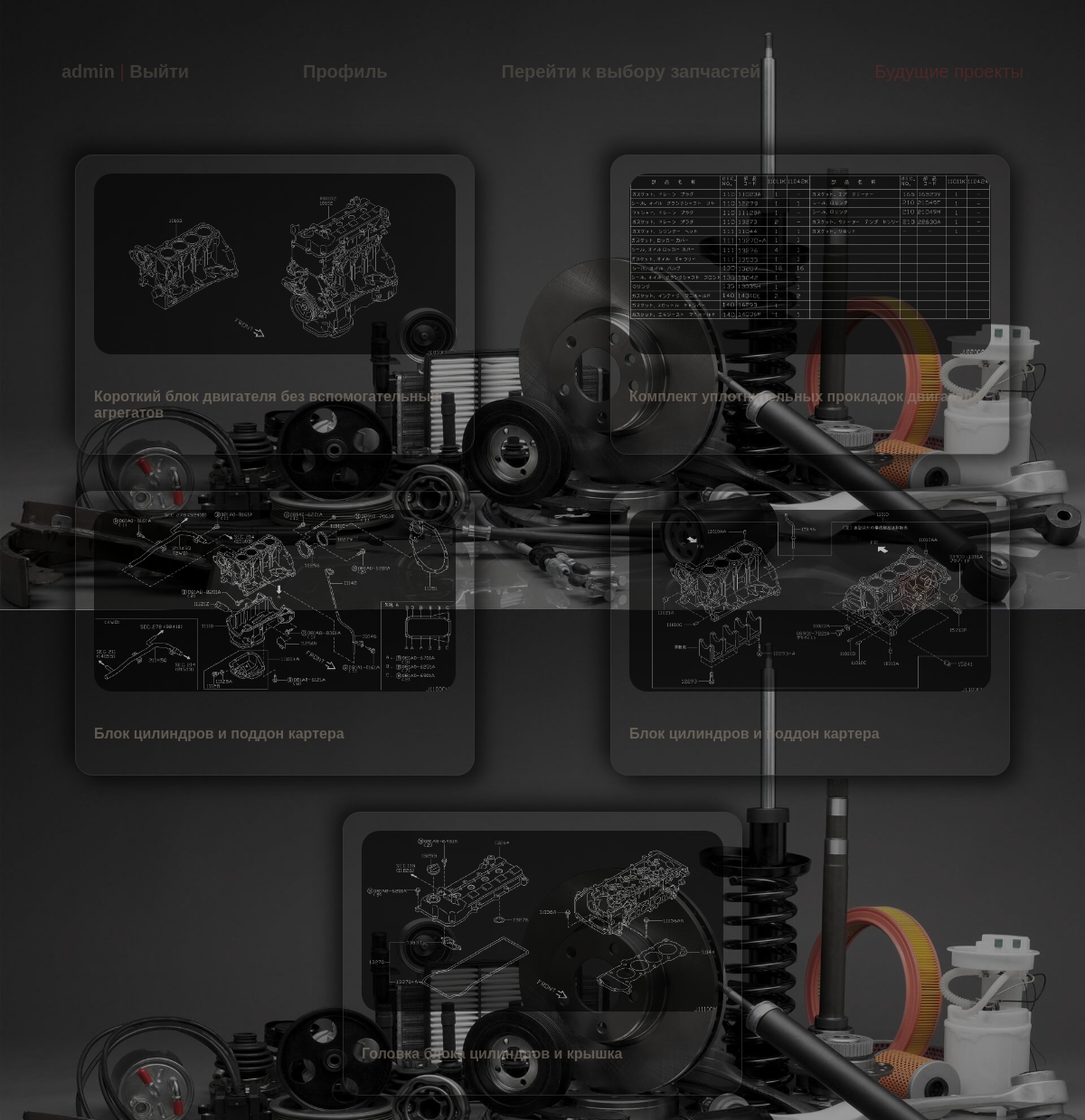
Screenshot of /schemes/1/ (signed in) with the database file from the repository.
### users/models.py (models this page shows)
class User(AbstractUser):
    image = models.ImageField(upload_to='users_images', blank=True)
    car_name = models.CharField(max_length=100, blank=True)

### autoparts/models.py (models this page shows, shortened)
class SchemePart(models.Model):
    num_scheme = models.CharField(max_length=255, verbose_name='Номер схемы')
    name = models.CharField(max_length=255, verbose_name='Название схемы')
    category = models.ForeignKey(CategoryParts, verbose_name='Категория запчастей', on_delete=models.CASCADE)
    image = models.ImageField(upload_to='media/scheme', verbose_name='Изображение схемы', blank=True)
    car = models.ForeignKey(Car, verbose_name='Автомобиль', on_delete=models.CASCADE)
    class Meta:
        verbose_name = 'Схема запчастей'
        verbose_name_plural = 'Схемы запчастей'

### autoparts/views.py (the view)
# urls.py: path('schemes/<int:cat_id>/', views.schemes, name='shemes'),
@login_required(login_url='/users/login')
def schemes(request, cat_id):
    car = Car.objects.all()
    user = request.user
    print(user.car_name)
    print(car == user.car_name)
    for i in car:
        print(i.name_car)
        print(i.id)
        if i.name_car == user.car_name:
            schem = SchemePart.objects.filter(category=cat_id, car = i.id )
    context = {'schem': schem}
    return render(request, 'autoparts/schemes.html', context)

### autoparts/templates/autoparts/schemes.html
{% extends 'autoparts/base.html' %}
{% block content %}
<div class="cards">
{% for s in schem %}
<div class="card cwidth ">
    <img src="{{ s.image.url }}" class="schemes img">
    <br>
    <br>
    <div><p><a href=" {% url 'parts' s.id %}">{{s.name}}</a></p></div>
</div>
{% endfor %}
{% endblock %}

### autoparts/templates/autoparts/base.html (shortened to what this page needs)
{% load static %}
<!DOCTYPE html>
<html lang="en">
<head>
    <link rel="stylesheet" href="{% static 'css/style.css' %}">
</head>
<body>
    <div ><div class="menu">
        {% if request.user.is_authenticated %}
        <div class="bottom_menu"><a href="{% url 'index' %}">{{user.username}}</a> | <a href="{% url 'logout' %}">Выйти</a></div>
        <div class="bottom_menu"><a href="{% url 'profile' %}">Профиль</a></div>
        <div class="bottom_menu"><a href="{% url 'category'%}">Перейти к выбору запчастей</a></div>
        <div class="bottom_menu">Будущие проекты</div>
            {%else%}
            <li class="last"><a href="{% url 'register' %}">Регистрация </a> | <a href="{% url 'login' %}">Войти </a>
            </li>
            {% endif %}
        </div>
    </div>
        {% block content %}
        {% endblock %}
</body>
</html>

### autoparts/static/css/style.css (style rules this page uses)
.menu { display: flex; color: brown; justify-content: space-between; padding: 30px; text-align: center; font-size: 20px; }
.bottom_menu { margin: 10px; padding: 20px; border-radius:10px; opacity: .3; font-family: "Lucida Sans Unicode", "Lucida Grande", Sans-Serif; }
.card { flex-direction: column; justify-content: left; align-items: left; text-align: left; color: #8D8173; border: 1px solid #383838; border-radius: 20px; margin: 20px; padding: 20px; display: block; opacity: 0.6; box-shadow: 10px 10px 21px black, -10px -10px 21px black; }
.cards { display: flex; flex-direction: row; flex-wrap: wrap; justify-content: space-around; }
.img { border-radius: 20px; filter: invert(100%); width: 100%; }
a, p { font-family: "Lucida Sans Unicode", "Lucida Grande", Sans-Serif; font-weight: bold; color: #8D8173; text-decoration: none; justify-content: space-between; }
.cwidth { width: 400px; }

### rows the page displays
User: username "admin"
SchemePart: image (picture), name "Короткий блок двигателя без вспомогательных агрегатов"
SchemePart: image (picture), name "Комплект уплотнительных прокладок двигателя"
SchemePart: image (picture), name "Блок цилиндров и поддон картера"
SchemePart: image (picture), name "Блок цилиндров и поддон картера"
SchemePart: image (picture), name "Головка блока цилиндров и крышка"
